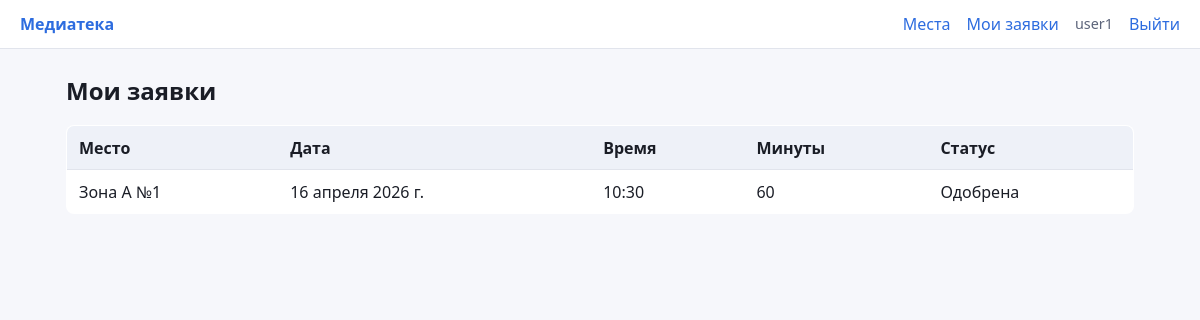
/bookings/my/ (signed in), run on the app's committed database.
### library_booking/models.py (models this page shows, shortened)
class Booking(models.Model):
    place = models.ForeignKey(
        ComputerPlace,
        verbose_name='Место',
        on_delete=models.CASCADE,
        related_name='bookings',
    )
    user = models.ForeignKey(
        settings.AUTH_USER_MODEL,
        verbose_name='Пользователь',
        on_delete=models.CASCADE,
        related_name='bookings',
    )
    date = models.DateField('Дата')
    start_time = models.TimeField('Время начала')
    duration = models.PositiveIntegerField('Длительность (мин.)')
    status = models.ForeignKey(
        Status,
        verbose_name='Статус',
        on_delete=models.PROTECT,
        related_name='bookings',
        limit_choices_to={'kind': StatusKind.BOOKING},
    )
    class Meta:
        verbose_name = 'Бронь'
        verbose_name_plural = 'Брони'
        ordering = ['-date', '-start_time']

class ComputerPlace(models.Model):
    number = models.PositiveIntegerField('Номер')
    zone = models.CharField('Зона', max_length=100)
    operating_system = models.CharField('Операционная система', max_length=100)
    status = models.ForeignKey(
        Status,
        verbose_name='Статус',
        on_delete=models.PROTECT,
        related_name='places',
        limit_choices_to={'kind': StatusKind.PLACE},
    )
    class Meta:
        verbose_name = 'Компьютерное место'
        verbose_name_plural = 'Компьютерные места'
        constraints = [
            models.UniqueConstraint(fields=('zone', 'number'), name='uniq_zone_number'),
        ]
    def __str__(self):
        return f'{self.zone} №{self.number}'

class Status(models.Model):
    code = models.SlugField(max_length=50)
    label = models.CharField('Подпись', max_length=100)
    kind = models.CharField('Тип', max_length=10, choices=StatusKind.choices)
    class Meta:
        verbose_name = 'Статус'
        verbose_name_plural = 'Статусы'
        constraints = [
            models.UniqueConstraint(fields=('code', 'kind'), name='uniq_status_code_kind'),
        ]

### library_booking/views.py (the view)
# urls.py: path('bookings/my/', views.MyBookingsView.as_view(), name='my_bookings'),
class MyBookingsView(LoginRequiredMixin, ListView):
    model = Booking
    template_name = 'library_booking/my_bookings.html'
    context_object_name = 'bookings'
    def get_queryset(self):
        return (
            Booking.objects.filter(user=self.request.user)
            .select_related('place', 'status')
            .order_by('-date', '-start_time')
        )

### library_booking/templates/library_booking/my_bookings.html (shortened to what this page needs)
{% extends "library_booking/base.html" %}
{% block content %}
<h1>Мои заявки</h1>
<table class="data-table">
  <thead>
    <tr>
      <th>Место</th>
      <th>Дата</th>
      <th>Время</th>
      <th>Минуты</th>
      <th>Статус</th>
    </tr>
  </thead>
  <tbody>
    {% for b in bookings %}
      <tr>
        <td>{{ b.place }}</td>
        <td>{{ b.date }}</td>
        <td>{{ b.start_time }}</td>
        <td>{{ b.duration }}</td>
        <td>{{ b.status.label }}</td>
      </tr>
    {% empty %}
      <tr><td colspan="5">Заявок пока нет.</td></tr>
    {% endfor %}
  </tbody>
</table>
{% endblock %}

### library_booking/templates/library_booking/base.html (shortened to what this page needs)
{% load static %}
<!DOCTYPE html>
<html lang="ru">
<head>
  <link rel="stylesheet" href="{% static 'library_booking/style.css' %}">
</head>
<body>
  <header class="site-header">
    <a class="logo" href="{% url 'library_booking:place_list' %}">Медиатека</a>
    <nav>
      <a href="{% url 'library_booking:place_list' %}">Места</a>
      {% if user.is_authenticated %}
        <a href="{% url 'library_booking:my_bookings' %}">Мои заявки</a>
        <span class="user-label">{{ user.username }}</span>
        <form class="inline-logout" method="post" action="{% url 'library_booking:logout' %}">
          <button type="submit" class="link-btn">Выйти</button>
        </form>
      {% else %}
        <a href="{% url 'library_booking:login' %}">Вход</a>
      {% endif %}
    </nav>
  </header>
  <main class="content">
    {% block content %}{% endblock %}
  </main>
</body>
</html>

### library_booking/static/library_booking/style.css (style rules this page uses)
:root { --bg: #f6f7fb; --card: #fff; --text: #1a1d26; --muted: #5c647a; --accent: #2d6cdf; --border: #e1e4ec; }
* { box-sizing: border-box; }
body { margin: 0; font-family: system-ui, -apple-system, Segoe UI, Roboto, sans-serif; background: var(--bg); color: var(--text); line-height: 1.5; }
.site-header { display: flex; align-items: center; justify-content: space-between; gap: 1rem; padding: 0.75rem 1.25rem; background: var(--card); border-bottom: 1px solid var(--border); }
.site-header nav { display: flex; flex-wrap: wrap; align-items: center; gap: 0.75rem 1rem; }
.logo { font-weight: 700; color: var(--accent); text-decoration: none; }
.site-header a { color: var(--accent); text-decoration: none; }
.user-label { color: var(--muted); font-size: 0.9rem; }
.inline-logout { display: inline; margin: 0; }
.link-btn { background: none; border: none; color: var(--accent); cursor: pointer; padding: 0; font: inherit; }
.content { max-width: 1100px; margin: 0 auto; padding: 1.5rem 1rem 3rem; }
h1 { font-size: 1.5rem; margin-top: 0; }
.data-table { width: 100%; border-collapse: collapse; background: var(--card); border: 1px solid var(--border); border-radius: 8px; overflow: hidden; }
.data-table th, .data-table td { padding: 0.6rem 0.75rem; border-bottom: 1px solid var(--border); text-align: left; vertical-align: middle; }
.data-table th { background: #eef1f8; font-weight: 600; }

### data on the page
Booking: place "Зона А №1", date "16 апреля 2026 г.", start_time "10:30", duration "60", status.label "Одобрена"

### other printed values
{{ user.username }} "user1"
